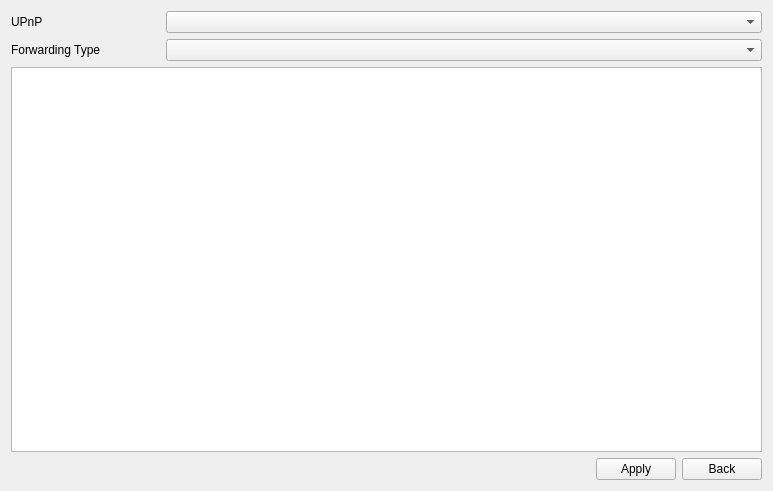
<?xml version="1.0" encoding="UTF-8"?>
<ui version="4.0">
 <class>NetworkPageUPnp</class>
 <widget class="QWidget" name="NetworkPageUPnp">
  <property name="geometry">
   <rect>
    <x>0</x>
    <y>0</y>
    <width>773</width>
    <height>491</height>
   </rect>
  </property>
  <property name="windowTitle">
   <string>Form</string>
  </property>
  <layout class="QVBoxLayout" name="verticalLayout">
   <item>
    <layout class="QGridLayout" name="gridLayout">
     <item row="0" column="0">
      <widget class="QLabel" name="label_enableUpnp">
       <property name="sizePolicy">
        <sizepolicy hsizetype="Preferred" vsizetype="Preferred">
         <horstretch>1</horstretch>
         <verstretch>0</verstretch>
        </sizepolicy>
       </property>
       <property name="text">
        <string>UPnP</string>
       </property>
      </widget>
     </item>
     <item row="0" column="1">
      <widget class="ComboBox" name="comboBox_enableUpnp">
       <property name="sizePolicy">
        <sizepolicy hsizetype="Preferred" vsizetype="Fixed">
         <horstretch>4</horstretch>
         <verstretch>0</verstretch>
        </sizepolicy>
       </property>
      </widget>
     </item>
     <item row="1" column="0">
      <widget class="QLabel" name="label_typeUpnp">
       <property name="text">
        <string>Forwarding Type</string>
       </property>
      </widget>
     </item>
     <item row="1" column="1">
      <widget class="ComboBox" name="comboBox_typeUpnp"/>
     </item>
    </layout>
   </item>
   <item>
    <widget class="TableView" name="tableView"/>
   </item>
   <item>
    <layout class="QHBoxLayout" name="horizontalLayout">
     <item>
      <spacer name="horizontalSpacer">
       <property name="orientation">
        <enum>Qt::Horizontal</enum>
       </property>
       <property name="sizeHint" stdset="0">
        <size>
         <width>40</width>
         <height>20</height>
        </size>
       </property>
      </spacer>
     </item>
     <item>
      <widget class="QPushButton" name="pushButton_apply">
       <property name="text">
        <string>Apply</string>
       </property>
      </widget>
     </item>
     <item>
      <widget class="QPushButton" name="pushButton_back">
       <property name="text">
        <string>Back</string>
       </property>
      </widget>
     </item>
    </layout>
   </item>
  </layout>
 </widget>
 <customwidgets>
  <customwidget>
   <class>TableView</class>
   <extends>QTableView</extends>
   <header>tableview.h</header>
  </customwidget>
  <customwidget>
   <class>ComboBox</class>
   <extends>QComboBox</extends>
   <header>combobox.h</header>
  </customwidget>
 </customwidgets>
 <resources/>
 <connections/>
</ui>
